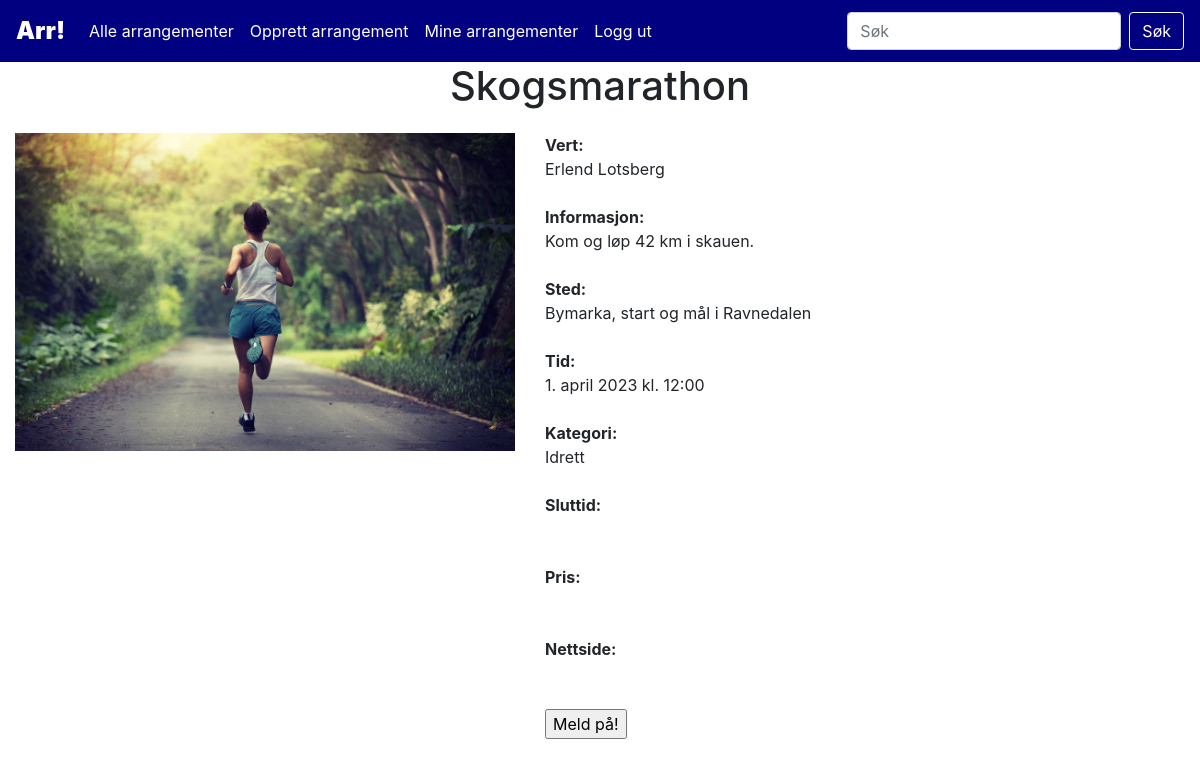
Screenshot of /event.php?event_id=1 (signed in) with the database file from the repository.
### tables this page shows
CREATE TABLE `events` (
  `event_id` int(10) NOT NULL,
  `title` varchar(100) NOT NULL,
  `info` varchar(1000) NOT NULL,
  `host` int(10) NOT NULL,
  `location` varchar(200) NOT NULL,
  `time` datetime NOT NULL,
  `category_id` int(10) NOT NULL,
  `endtime` datetime DEFAULT NULL,
  `ticketprice` varchar(10) DEFAULT NULL,
  `website` varchar(200) DEFAULT NULL
);

CREATE TABLE `users` (
  `user_id` int(10) NOT NULL,
  `first_name` varchar(50) NOT NULL,
  `last_name` varchar(50) NOT NULL,
  `email` varchar(100) NOT NULL,
  `phone` varchar(15) NOT NULL,
  `password` varchar(300) NOT NULL
);

CREATE TABLE `categories` (
  `category_id` int(10) NOT NULL,
  `name` varchar(30) NOT NULL
);

### assets/lib/class.Event.php (called while the page is built, shortened)
<?php
class Event{
    function singleEvent($event_id){
        $dbConn = new DbConn();
        $conn = $dbConn->connect();
        $sql = "SELECT event_id, title, info, first_name, last_name, location, time, name, endtime, ticketprice, website
        FROM events
        INNER JOIN eventhandling.users ON users.user_id = events.host
        INNER JOIN eventhandling.categories ON categories.category_id = events.category_id
        WHERE event_id = $event_id;";
        $result = $conn->query($sql);
        return $result;
    }
}
?>

### assets/lib/class.Display.php (called while the page is built, shortened)
<?php
    class Display{
        function translateMonth($month){
            return $translated = match($month){
                "January"=>"januar",
                "February"=>"februar",
                "March"=>"mars",
                "April"=>"april",
                "May"=>"mai",
                "June"=>"juni",
                "July"=>"juli",
                "August"=>"august",
                "September"=>"september",
                "October"=>"oktober",
                "November"=>"november",
                "December"=>"desember"
            };
        }
        function formatDatetime($datetime){
            $formattedDatetime = $datetime->format('j.') . " " . self::translateMonth($datetime->format('F')) . " " . $datetime->format('Y') . " kl. " . $datetime->format('H:i');
            return $formattedDatetime;
        }
    }
?>

### assets/lib/class.Booking.php (called while the page is built, shortened)
<?php
class Booking{
    function checkBooking($userID, $eventID){
        $dbConn = new DbConn();
        $conn = $dbConn->connect();
        $sql = "SELECT * FROM eventhandling.bookings
        WHERE user_id = $userID and event_id = $eventID;";
        $result = $conn->query($sql);
        if (mysqli_num_rows($result)==0) return false;
        else return true;
    }
}
?>

### event.php (the view, shortened to what this page needs)
<?php
require dirname(__DIR__)."/www/assets/inc/header.php";
require dirname(__DIR__)."/www/assets/lib/class.Event.php";
require dirname(__DIR__)."/www/assets/lib/class.Booking.php";
require dirname(__DIR__)."/www/assets/lib/class.Display.php";
?>
<?php
$eventID = $_REQUEST['event_id'];
$userID = $_SESSION['USER_ID'];
$event = new Event();
$result = $event->singleEvent($eventID);
$thisEvent = $result->fetch_object();
$booking = new Booking();
$dateFormat = new Display();
$datetimeStart = new DateTimeImmutable($thisEvent->time);
$formattedStart = $dateFormat->formatDatetime($datetimeStart);
if(file_exists("assets/img/event" . $thisEvent->event_id . ".jpg")) $img = "assets/img/event" . $thisEvent->event_id . ".jpg";
else $img = "assets/img/stock.png";
echo
"<div class='event-page main'>
    <div class='event-page-title'>
        <h1>" . $thisEvent->title . "</h1>
    </div>
    <div class='event-page-content-middle'>
        <div class='event-page-img'>
            <img src='" . $img . "' alt='Arrangementsbilde'>
        </div>
        <div class='event-page-content-right'>
            <strong>Vert:<br></strong> $thisEvent->first_name $thisEvent->last_name<br><br>
            <strong>Informasjon:<br></strong> $thisEvent->info<br><br>
            <strong>Sted:<br></strong> $thisEvent->location<br><br>
            <strong>Tid:<br></strong> $formattedStart<br><br>
            <strong>Kategori:<br></strong> $thisEvent->name<br><br>
            <strong>Sluttid:<br></strong> $formattedEnd<br><br>
            <strong>Pris:<br></strong> $thisEvent->ticketprice<br><br>
            <strong>Nettside:<br></strong> <a href='$thisEvent->website'>$thisEvent->website</a><br><br>";
            if($booking->checkBooking($userID, $eventID)){
                echo
                "<form method='post' action='booking.php'>
                    <input type='hidden' name='action' value='unregister'>
                    <input type='hidden' name='user' value='$userID'>
                    <input type='hidden' name='event' value='$eventID'>
                    <input type='submit' value='Meld av!' />
                </form>";
            }
            else echo
                "<form method='post' action='booking.php'>
                    <input type='hidden' name='action' value='register'>
                    <input type='hidden' name='user' value='$userID'>
                    <input type='hidden' name='event' value='$eventID'>
                    <input type='submit' value='Meld på!' />
                </form>";
        echo
        "</div>
    </div>
    <div class='event-page-content-bottom'>
    </div>
</div>";
?>

### assets/css/styles.css (style rules this page uses)
.main { margin-top: 62px; }
.event-page { display: flex; flex-direction: column; }
.event-page-title { width: 100%; text-align: center; }
.event-page-content-middle { display: flex; flex-direction: row; }
.event-page-content-right { margin: 15px; }
.event-page img { max-height:500px; max-width:500px; height:auto; width:auto; margin: 15px; }

### rows the page displays
events: title "Skogsmarathon", host.first_name "Erlend", host.last_name "Lotsberg", info "Kom og løp 42 km i skauen.", location "Bymarka, start og mål i Ravnedalen", time "1. april 2023 kl. 12:00", category.name "Idrett"
